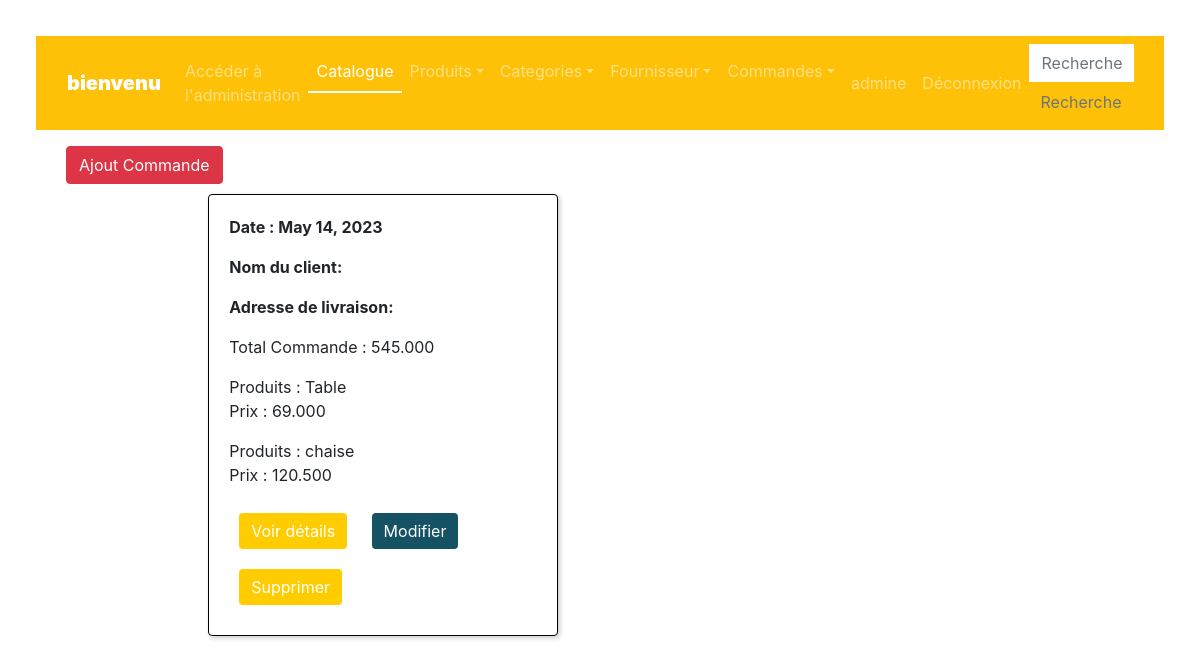
The page /magasin/ListCommande/ (signed in) on the database its author committed.
### magasin/models.py (models this page shows, shortened)
class Commande(models.Model):
    dateCde=models.DateField(null=True,default=date.today)
    totalCde=models.DecimalField(max_digits=10,decimal_places=3)
    produits=models.ManyToManyField('Produit')

class Produit(models.Model):
    TYPE_CHOICES=[('em','emballé'),
              ('fr','frais'),
              ('cs','conservé')
              ]
    libellé = models.CharField(max_length=100)
    description = models.TextField(default='non definie')
    prix = models.DecimalField(max_digits=10, decimal_places=3)
    type = models.CharField(max_length=2,choices=TYPE_CHOICES,default='em')
    categorie = models.ForeignKey('Categorie', on_delete=models.CASCADE, null=True)
    fournisseur=models.ForeignKey('Fournisseur',on_delete=models.CASCADE,null=True)
    img=models.ImageField(blank=True,upload_to='media/')

### magasin/views.py (the view)
# urls.py: path('ListCommande/', views.ListCommande, name='ListCommande'),
def ListCommande(request):
        commandes= Commande.objects.all()
        context={'commandes':commandes}
        return render( request,'magasin/Commandes/mesCommandes.html',context )

### magasin/templates/magasin/Commandes/mesCommandes.html (shortened to what this page needs)
{% extends 'magasin/base.html' %}
{% block content %}
<div class="container-fluid mt-3">
    <div class="row-9">
        <div class="col-lg-12">
            {% if user.is_authenticated %}
            <a class="btn btn-danger" href="{% url 'create_commande'%}">Ajout Commande</a>
            {% endif %}
        </div>
        <div id='commandes' class="col-lg-9 mx-auto" style="margin:5px;">
            <div class="row mx-auto">
                {% for commande in commandes %}
                 <div class="card" id={{commande.id}} style="width:350px;border:black solid 1px;margin:5px;">
                            <div class="card-body" >
                        <p class="card-text"><b>Date : {{commande.dateCde}}</b></p>
                        <p class="card-text"><b>Nom du client:</b> {{commande.nom_client}}</p>
                        <p class="card-text"><b>Adresse de livraison:</b> {{commande.adresse_livraison}}</p>
                        <p class="card-text">Total Commande : {{commande.totalCde}}</p>
                        {% for produit in commande.produits.all %}
                        <p class="card-text"> Produits : {{produit.libellé}} <br>
                             Prix : {{produit.prix}}</p>
                        {% endfor %}
                        <div style="width: 350px;">
                        <a class="a_1" href="{% url 'detail_commande' commande_id=commande.id %}" class="btn btn-outline-primary">Voir détails</a>
                        <a class="a_2"href="{% url 'edit_commande' commande.id %}" class="btn btn-outline-success">Modifier</a>
                        <a class="a_1"href="{% url 'delete_commande' commande.id %}" class="btn btn-outline-danger">Supprimer</a>
                    </div>
                </div>
                </div>
                {% endfor %}
            </div>
        </div>
    </div>
</div>
{% endblock %}

### magasin/templates/magasin/base.html (shortened to what this page needs)
{% load static %}
<!DOCTYPE html>
<html>
<link rel='stylesheet' type='text/css' media='screen' href="{% static 'css/base.css'%}">
<link rel="stylesheet" href="https://stackpath.bootstrapcdn.com/bootstrap/4.3.1/css/bootstrap.min.css"
integrity="sha384-ggOyR0iXCbMQv3Xipma34MD+dH/1fQ784/j6cY/iJTQUOhcWr7x9JvoRxT2MZw1T">
<head>
  <nav class="navbar navbar-expand-lg navbar-dark bg-warning">
    <div class="container">
      <a class="navbar-brand" href="#">
        <strong>bienvenu</strong>
      </a>
        <div class="collapse navbar-collapse" id="navbarNav1">
    <ul class="navbar-nav mr-auto">
      {% if user.is_authenticated and user.is_superuser %}
    <a class="nav-link"href="{% url 'admin:index' %}" >Accéder à l'administration</a>
       {% endif %}
      <li class="nav-item active">
        <a class="nav-link" href="{% url 'index' %}"> Catalogue <span class="sr-only">(current)</span></a>
      </li>
      {% if user.is_authenticated %}
      <li class="nav-item dropdown btn-group">
        <a class="nav-link dropdown-toggle" id="dropdownMenu1" data-toggle="dropdown" aria-haspopup="true" aria-expanded="false"  href="{% url 'index' %}">Produits</a>
      </li>
      {% endif %}
      {% if user.is_authenticated and user.is_superuser %}
        <li class="nav-item dropdown btn-group">
          <a class="nav-link dropdown-toggle" id="dropdownMenu1" data-toggle="dropdown" aria-haspopup="true" aria-expanded="false">Categories</a>
        </li>
        {% endif %}
        {% if user.is_authenticated and user.is_superuser %}
      <li class="nav-item dropdown btn-group">
        <a class="nav-link dropdown-toggle" id="dropdownMenu1" data-toggle="dropdown" aria-haspopup="true" aria-expanded="false">Fournisseur</a>
      </li>
      {% endif %}
      {% if user.is_authenticated and user.is_superuser %}
      <li class="nav-item dropdown btn-group">
        <a class="nav-link dropdown-toggle" id="dropdownMenu1" data-toggle="dropdown" aria-haspopup="true" aria-expanded="false">Commandes</a>
      </li>
      {% endif %}
    </ul>
    <ul class="navbar-nav mr-auto">
      {% if user.is_authenticated %}
      <li class="nav-item ">
        <a class="nav-link" href="#">{{user}}</a>
      </li>
          <li class="nav-item">
          <a   class="nav-link" href="{% url 'logout' %}">Déconnexion</a>
          </li>
          {% endif %}
        </ul>
        <form method="GET" action="{% url 'search' %}" class="form-inline my-2 my-lg-0">
          <div class="input-group">
            <input type="text" name="q" placeholder="Recherche d'un produit..." class="form-control border-0 rounded-0 py-2" aria-label="Search">
            <div class="input-group-append">
              <button type="submit" class="btn btn-outline-secondary border-0 rounded-0 py-2">Recherche</button>
            </div>
          </div>
        </form>
        </div>
      </div>
       </nav>
  {% block content %}
  {% endblock %}
</head>
</html>

### magasin/templates/magasin/Commandes/mesCommandes.html (style rules this page uses)
.card-text b { font-size: 16px; }
.card-body a { margin-right: 10px; }
.card { border: 1px solid #ccc; border-radius: 4px; box-shadow: 2px 2px 5px #ccc; }
.a_1 { display: inline-block; padding: 6px 12px; margin: 10px; background-color: #ffcc00; color: #fff; text-decoration: none; border-radius: 4px; transition: background-color 0.3s ease; }
.a_2 { display: inline-block; padding: 6px 12px; margin: 10px; background-color: #155263; color: #fff; text-decoration: none; border-radius: 4px; transition: background-color 0.3s ease; }

### magasin/templates/magasin/base.html (style rules this page uses)
.navbar { background-color: #ffcc00; }
.navbar-brand { font-weight: bold; }
.navbar-nav .nav-item .nav-link { color: #15526; }
.navbar-nav .nav-item.active .nav-link { color: #15526; border-bottom: 2px solid #fff; }
.form-inline .form-control { border-color: #fff; }

### rows shown on the page
Commande: dateCde "May 14, 2023", totalCde "545.000"
Produit: libellé "Table", prix "69.000"
Produit: libellé "chaise", prix "120.500"

### other values the page prints
{{ user }} "admine"
